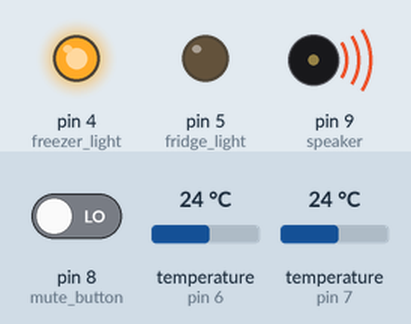
The sketch below on a simulated Arduino Uno, built with avr-gcc and run on an emulated ATmega328P. Parts: output pins drawn as LEDs (lit = HIGH), buzzer (waves = sounding). Inputs (shaded band) come from the test bench; at power-on: pin 8 (mute_button) LOW, temperature (sensors on pin 6, pin 7) 24 °C.

Above: at 4.8 s.
4.9 s: pin 8 (mute_button) driven HIGH
At 6.5 s:
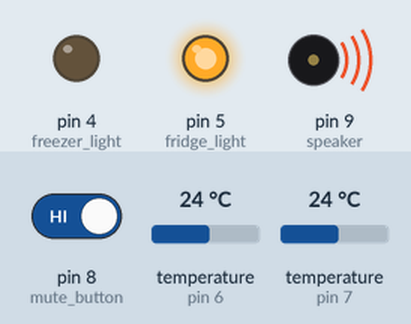
At 9.1 s:
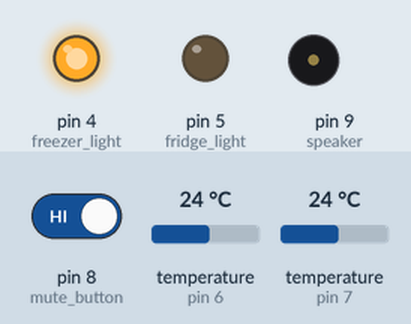
Timing chart, 0 to 20.9 s (numbered marks = the images above; inputs shaded):
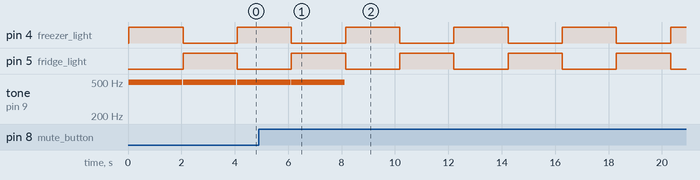

The sketch:

fridge_thermometer.ino
```cpp
#include <SoftwareSerial.h>
#include <OneWire.h>

const int freezer_temp = 6;
const int fridge_temp = 7;
const int freezer_light = 4;
const int fridge_light = 5;
const int speaker = 9;
const int mute_button = 8;

boolean mute = false;

const int softwareTx = 3;
SoftwareSerial s7s(4,softwareTx);
char tempString[10];

OneWire freezerDS(freezer_temp);
OneWire fridgeDS(fridge_temp);

void setup()
{
  pinMode(freezer_light, OUTPUT);
  pinMode(fridge_light,OUTPUT);
  pinMode(mute_button, INPUT);

  s7s.begin(9600);
  clearDisplay();
  setDecimals(0b00000100);

  digitalWrite(freezer_light,LOW);
  digitalWrite(fridge_light,LOW);

}

void loop() {

  if(digitalRead(mute_button) == HIGH) {
      mute = true;
  }

  int ztemp = getFreezer();
  sprintf(tempString, "%4d", ztemp);
  clearDisplay();
  setDecimals(0b00000100);
  s7s.print(tempString);
  digitalWrite(fridge_light,LOW);
  digitalWrite(freezer_light,HIGH);
  if(ztemp > 33 && !mute) {
   tone(speaker, 494, 2000);
  }
  delay(2000);
  noTone(speaker);

  int gtemp = getFridge();
  sprintf(tempString, "%4d", gtemp);
  clearDisplay();
  setDecimals(0b00000100);
  s7s.print(tempString);
  digitalWrite(fridge_light,HIGH);
  digitalWrite(freezer_light,LOW);

  if(gtemp > 40 && !mute) {
    tone(speaker,494, 2000);
  }
  delay(2000);
  noTone(speaker);
}

void setDecimals(byte decimals)
{
  s7s.write(0x77);
  s7s.write(decimals);
}

void clearDisplay()
{
  s7s.write(0x76);  // Clear display command
}

// get the temp off the DS18S20
int getFreezer(){
  //returns the temperature from one DS18S20 in DEG Celsius
  int return_int;

  byte data[12];
  byte addr[8];

  if ( !freezerDS.search(addr)) {
      //no more sensors on chain, reset search
      freezerDS.reset_search();
      return -1000;
  }

  if ( OneWire::crc8( addr, 7) != addr[7]) {
      Serial.println("CRC is not valid!");
      return -1000;
  }

  if ( addr[0] != 0x10 && addr[0] != 0x28) {
      Serial.print("Device is not recognized");
      return -1000;
  }

  freezerDS.reset();
  freezerDS.select(addr);
  freezerDS.write(0x44,1); // start conversion, with parasite power on at the end

  byte present = freezerDS.reset();
  freezerDS.select(addr);
  freezerDS.write(0xBE); // Read Scratchpad


  for (int i = 0; i < 9; i++) { // we need 9 bytes
    data[i] = freezerDS.read();
  }

  freezerDS.reset_search();

  byte MSB = data[1];
  byte LSB = data[0];

  float tempRead = ((MSB << 8) | LSB); //using two's compliment
  float TemperatureSum = tempRead / 16;
  TemperatureSum = (TemperatureSum * 1.8) + 32;
  return_int = (int)(TemperatureSum * 10);
  return return_int;
}

// get the temp off the DS18S20
int getFridge(){
  //returns the temperature from one DS18S20 in DEG Celsius
  int return_int;

  byte data[12];
  byte addr[8];

  if ( !fridgeDS.search(addr)) {
      //no more sensors on chain, reset search
      fridgeDS.reset_search();
      return -1000;
  }

  if ( OneWire::crc8( addr, 7) != addr[7]) {
      Serial.println("CRC is not valid!");
      return -1000;
  }

  if ( addr[0] != 0x10 && addr[0] != 0x28) {
      Serial.print("Device is not recognized");
      return -1000;
  }

  fridgeDS.reset();
  fridgeDS.select(addr);
  fridgeDS.write(0x44,1); // start conversion, with parasite power on at the end

  byte present = fridgeDS.reset();
  fridgeDS.select(addr);
  fridgeDS.write(0xBE); // Read Scratchpad


  for (int i = 0; i < 9; i++) { // we need 9 bytes
    data[i] = fridgeDS.read();
  }

  fridgeDS.reset_search();

  byte MSB = data[1];
  byte LSB = data[0];

  float tempRead = ((MSB << 8) | LSB); //using two's compliment
  float TemperatureSum = tempRead / 16;
  TemperatureSum = (TemperatureSum * 1.8) + 32;
  return_int = (int)(TemperatureSum * 10);
  return return_int;
}
```

Measured:
- after the input at 4.9 s, tone on pin 9 (speaker): goes on until 8.1 s, then stays silent
- by itself, pin 4 (freezer_light), pin 5 (fridge_light): alternates HIGH for 2.0 s and LOW for 2.0 s
- by itself, tone on pin 9 (speaker): alternates 494 Hz for 2.0 s and silent for 0.03 s
